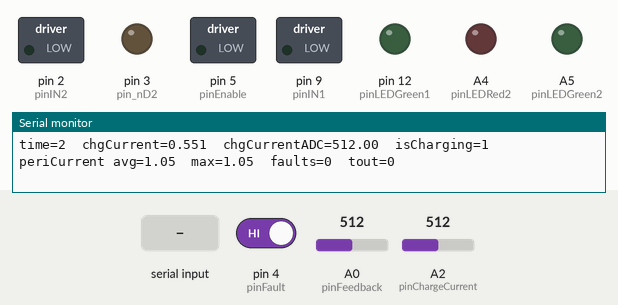
Simulated run of this sketch. Board: Arduino Nano, built with avr-gcc and run on an emulated ATmega328P. Parts: switched loads named in the sketch (green lamp = pin HIGH), output pins drawn as LEDs (lit = HIGH), the last lines printed to the serial monitor. Dashed ring = blinking. The inputs (shaded band) are chosen by the test bench; at power-on: pin 4 (pinFault) HIGH, A2 (pinChargeCurrent) = 512, A0 (pinFeedback) = 512. EEPROM starts erased.

Above: at 2.8 s.
2.9 s: pin 4 (pinFault) driven LOW
At 3.14 s:
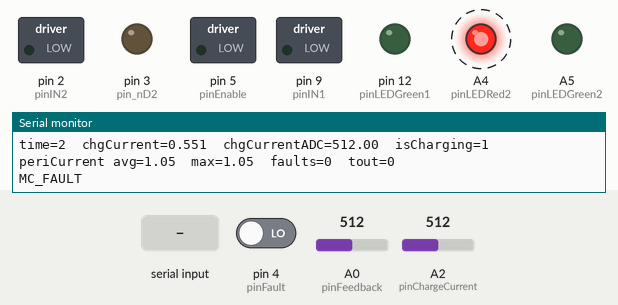
5.9 s: "1" received over Serial
8.9 s: pin 4 (pinFault) driven HIGH
At 11.2 s:
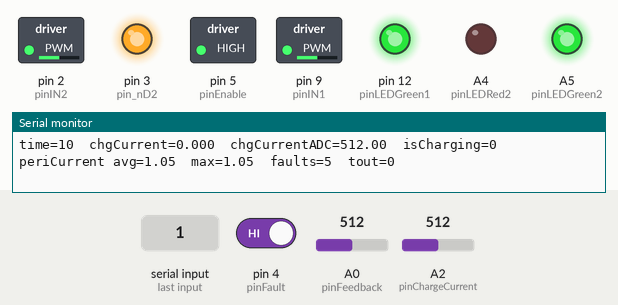
11.9 s: A2 (pinChargeCurrent) set to 489
At 12.9 s:
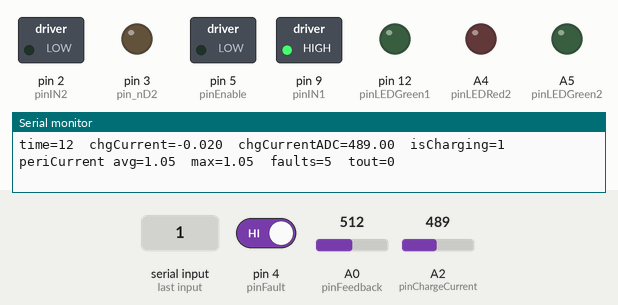
13.8 s: A2 (pinChargeCurrent) set to 511
At 14.33 s:
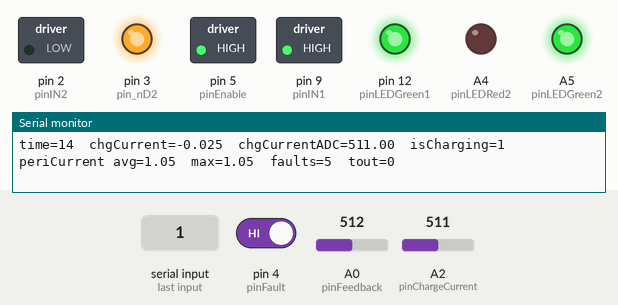
15.8 s: A0 (pinFeedback) set to 16
17.5 s: A0 (pinFeedback) set to 12
At 18.4 s:
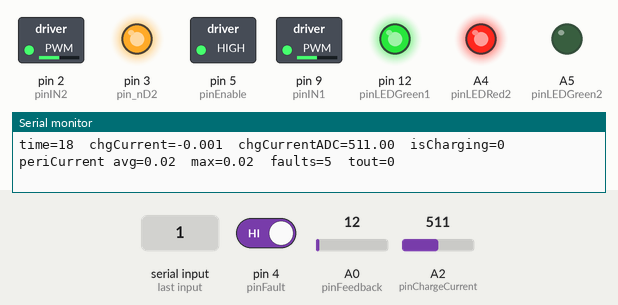
Timing chart, 0 to 20.3 s (numbered marks = the images above; inputs shaded):
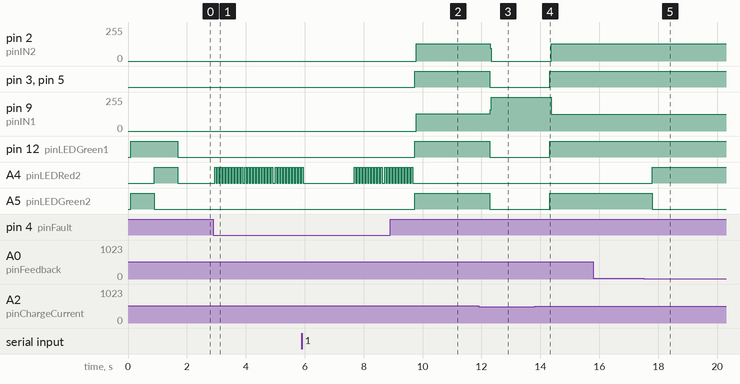

Measured:
- the behaviour switches between 505 and 504 on A2 (pinChargeCurrent) (found by bisection; images 2 and 3)
- the behaviour switches between 15 and 14 on A0 (pinFeedback) (found by bisection; images 4 and 5)
- after the input at 2.9 s, A4 (pinLEDRed2): alternates HIGH for 0.05 s and LOW for 0.05 s, starting at once
- after the input at 8.9 s, pin 2 (pinIN2), pin 9 (pinIN1): 0/255 → 128/255 after 0.88 s; pin 3 (pin_nD2), pin 5 (pinEnable), pin 12 (pinLEDGreen1), A5 (pinLEDGreen2): LOW → HIGH after 0.84 s; A4 (pinLEDRed2): goes on until 9.7 s, then stays LOW
- after the input at 11.9 s, pin 2 (pinIN2): 128/255 → 0/255 after 0.40 s; pin 3 (pin_nD2), pin 5 (pinEnable), pin 12 (pinLEDGreen1), A5 (pinLEDGreen2): HIGH → LOW after 0.39 s; pin 9 (pinIN1): 128/255 → 255/255 after 0.40 s
- after the input at 13.8 s, pin 2 (pinIN2): 0/255 → 128/255 after 0.56 s; pin 3 (pin_nD2), pin 5 (pinEnable), pin 12 (pinLEDGreen1), A5 (pinLEDGreen2): LOW → HIGH after 0.52 s; pin 9 (pinIN1): 255/255 → 127/255 after 0.56 s
- after the input at 17.5 s, A4 (pinLEDRed2): LOW → HIGH after 0.30 s; A5 (pinLEDGreen2): HIGH → LOW after 0.30 s

The sketch:

sender.ino
```cpp
// (licence header left out)
/*
  Perimeter sender v2   (for details see   http://wiki.ardumower.de/index.php?title=Perimeter_wire  )
  Requires: Perimeter sender PCB v1.0   ( https://www.marotronics.de/Perimeter-Sender-Prototyp )

*/

/*
 If the robot is out of station, the perimetersignal is activated.
 When the roboter enters the station, the sender detects this by the charging current of about 30mA (LED plus the current which runs through the voltage divider in the robot).
 The robot detects, that it is in the chargingstation by measuring 29.4V at the charging contacts.
 After entering the charging station the robot has to wait until the perimeter signal is down before starting with charging (closing the chatging relay),
 because the current could be too high for the charging device, while charging and sending the perimeter signal together.
 This 20 seconds wait time is used to settle the contacts and the robot have time to correct the position.

 For sigcode[] only use -1 and 1. If 0 is used, the motordriver will be disabled. To enable it again needs more time (ms instead of us)
 than to change pinIN1 and pinIN2 and the timing of the perimeter signal therefore is not correct.
*/


#include "TimerOne.h"
#include "EEPROM.h"
#include "RunningMedian.h"


// --- MC33926 motor driver ---
#define USE_DOUBLE_AMPLTIUDE    1         // 1: use +/- input voltage for amplitude (default),
// 0: use only +input/GND voltage for amplitude

#define pinIN1       9  // M1_IN1         PB1        (if using old L298N driver, connect this pin to L298N-IN1)
#define pinIN2       2  // M1_IN2         PD2        (if using old L298N driver, connect this pin to L298N-IN2)
#define pin_nD2      3  // M1_PWM / nD2              (if using old L298N driver, leave open)
#define pinEnable    5  // EN             PD5        (connect to motor driver enable)

// motor driver fault pin
#define pinFault     4  // M1_nSF
#define USE_PERI_FAULT        1     // use pinFault for driver fault detection? (set to '0' if not connected!)

// motor driver feedback pin (=perimeter open/close detection, used for status LED)
#define USE_PERI_CURRENT      1     // use pinFeedback for perimeter current measurements? (set to '0' if not connected!)
#define pinFeedback A0  // M1_FB
#define PERI_CURRENT_MIN    0.03     // minimum Ampere for perimeter-is-closed detection

// ---- sender automatic standby (via current sensor for charger) ----
// sender detects robot via a charging current through the charging pins
#define USE_CHG_CURRENT       1     // use charging current sensor for robot detection? (set to '0' if not connected!)
#define pinChargeCurrent     A2     // ACS712-05 current sensor OUT
#define CHG_CURRENT_MIN   0.008     // 0.008 mit MBR1045, 0.02 ohne MBR1045// minimum Ampere for charging detection
#define ROBOT_OUT_OF_STATION_TIMEOUT_MINS 360  // timeout for perimeter switch-off if robot not in station (minutes)

// ---- sender status LED ----
#define  pinLEDCharge 13  // ON: charging, BLINK: motordriver fault
#define  pinLEDGreen1 12  // ON: Interrupt is running
#define  pinLEDGreen2 A5  // ON: Perimeter current OK
#define  pinLEDRed2   A4  // ON: Perimeter current too low or perimeter broken, BLINK: motordriver fault


#define USE_DEVELOPER_TEST    0      // set to one for a perimeter test signal (developers-only)

// code version
#define VER "595kwrtz"

// --------------------------------------

volatile int step = 0;
volatile boolean enableSender = false;


double chargeCurrent = 0;
double periCurrentAvg = 0;
double periCurrentMax = 0;
int faults = 0;
boolean isCharging = false;
unsigned int chargeADCZero = 0;
RunningMedian<unsigned int, 16> periCurrentMeasurements;
RunningMedian<unsigned int, 96> chargeCurrentMeasurements;

int timeSeconds = 0;

unsigned long nextTimeCalculation = 0;
unsigned long nextTimeControl = 0;
unsigned long nextTimeInfo = 0;
unsigned long nextTimeToggleLED = 0;
unsigned long nextTimeSec = 0;
int robotOutOfStationTimeMins = 0;


// must be multiple of 2 !
// http://grauonline.de/alexwww/ardumower/filter/filter.html
// "pseudonoise4_pw" signal (sender)

#if USE_DEVELOPER_TEST
// a more motor driver friendly signal (sender)
const int8_t sigcode[] = {  1, 0, 0, 0, 0,
                      1, 0, 0, 0, 0,
                      -1, 0, 0, 0, 0,
                      1, 0, 0, 0, 0
                   };
#else
//int8_t sigcode[] = { 1,1,-1,-1,1,-1,1,-1,-1,1,-1,1,1,-1,-1,1,-1,-1,1,-1,-1,1,1,-1 }; // Ardumower
const int8_t sigcode[] = { -1, 1, 1, -1, 1, -1, -1, 1, 1, -1, -1, 1, 1, -1, -1, 1, 1, -1, -1, 1, -1, 1, 1, -1, -1, 1, 1, -1, -1, 1, 1, -1, 1, -1, -1, 1, -1, 1, 1, -1, -1, 1, 1, -1, 1, -1, -1, 1, 1, -1, -1, 1, -1, 1, 1, -1, 1, -1, -1, 1}; // 60 Zahlen
#endif


void timerCallback() {
  if (enableSender) {
    if (sigcode[step] == 1) {
      PORTB &= ~(1 << PB1);  //digitalWrite(pinIN1, LOW);
#if USE_DOUBLE_AMPLTIUDE
      PORTD |= (1 << PD2);   //digitalWrite(pinIN2, HIGH);
#endif
      PORTD |= (1 << PD5);   //digitalWrite(pinEnable, HIGH);
    } else if (sigcode[step] == -1) {
      PORTB  |= (1 << PB1);  //digitalWrite(pinIN1, HIGH);
      PORTD &= ~(1 << PD2);  //digitalWrite(pinIN2, LOW);
      PORTD |= (1 << PD5);   //digitalWrite(pinEnable, HIGH);
    } else {
      PORTD &= ~(1 << PD5);  //digitalWrite(pinEnable, LOW);
    }
    PORTB |= (1 << PB4);     //digitalWrite(pinLEDGreen1, HIGH); Informs user that interrupt sends signal.
    step ++;
    if (step == sizeof sigcode) {
      step = 0;
    }
  } else {
    digitalWrite(pinEnable, LOW);
    digitalWrite(pinLEDGreen1, LOW);
  }
}


void readEEPROM() {
  if (EEPROM.read(0) == 43) {
    // EEPROM data available
    chargeADCZero = (EEPROM.read(1) << 8) | EEPROM.read(2);
  } else {
    Serial.println(F("no EEPROM data found, using default calibration (INA169)"));
  }
  Serial.print(F("chargeADCZero="));
  Serial.println(chargeADCZero);
}


void calibrateChargeCurrentSensor() {
  Serial.println(F("calibrateChargeCurrentSensor (note: robot must be outside charging station!)"));
  RunningMedian<unsigned int, 32> measurements;
  for (unsigned int i = 0; i < measurements.getSize(); i++) {
    unsigned int m = analogRead(pinChargeCurrent);
    //Serial.println(m);
    measurements.add( m );
    delay(50);
  }
  float v;
  measurements.getAverage(v);
  chargeADCZero = v;
  EEPROM.write(0, 43);
  EEPROM.write(1, chargeADCZero >> 8);
  EEPROM.write(2, chargeADCZero & 255);
  Serial.println(F("calibration done"));
  readEEPROM();
}


void setup() {
  pinMode(pinIN1, OUTPUT);
  pinMode(pinIN2, OUTPUT);
  pinMode(pinEnable, OUTPUT);
  pinMode(pin_nD2, OUTPUT);
  pinMode(pinLEDGreen1, OUTPUT);
  pinMode(pinLEDGreen2, OUTPUT);
  pinMode(pinLEDRed2, OUTPUT);
  pinMode(pinFeedback, INPUT);
  pinMode(pinFault, INPUT);
  pinMode(pinChargeCurrent, INPUT);

  // configure ADC reference
  // analogReference(DEFAULT); // ADC 5.0v ref
  analogReference(INTERNAL); // ADC 1.1v ref

  // sample rate 9615 Hz (19230,76923076923 / 2 => 9615.38) = 104us
  int T = 1000.0 * 1000.0 / 9615.38;
  Serial.begin(19200);

  Serial.println(F("START"));
  Serial.print(F("Ardumower Sender "));
  Serial.println(VER);
#if USE_DEVELOPER_TEST
  Serial.println(F("Warning: USE_DEVELOPER_TEST activated"));
#endif
  Serial.print(F("USE_PERI_FAULT="));
  Serial.println(USE_PERI_FAULT);
  Serial.print(F("USE_PERI_CURRENT="));
  Serial.println(USE_PERI_CURRENT);
  Serial.print(F("USE_CHG_CURRENT ="));
  Serial.println(USE_CHG_CURRENT );
  Serial.println(F("press..."));
  Serial.println(F("  1  for current sensor calibration"));
  Serial.println();

  readEEPROM();
  Serial.print(F("T="));
  Serial.println(T);
  Serial.print(F("f="));
  Serial.println(1000.0 * 1000.0 / T);
  Timer1.initialize(T);         // initialize timer1, and set period

  digitalWrite(pin_nD2, LOW); // In case of fault, D1, /D2 or Enable must be toggled to clear the statusflag

  // Check LEDs
  digitalWrite(pinLEDGreen1, HIGH);
  digitalWrite(pinLEDGreen2, HIGH);
  digitalWrite(pinLEDCharge, HIGH);
  digitalWrite(pinLEDRed2, LOW);
  delay(800);
  digitalWrite(pinLEDGreen2, LOW);
  digitalWrite(pinLEDRed2, HIGH);
  delay(800);

  Timer1.attachInterrupt(timerCallback);
}


void checkKey() {
  if (Serial.available() > 0) {
    char ch = (char)Serial.read();
    Serial.print(F("received key="));
    Serial.println(ch);
    while (Serial.available()) Serial.read();
    switch (ch) {
      case '1':
        calibrateChargeCurrentSensor();
        break;
    }
  }
}


void setLedFault() {
  digitalWrite(pinLEDGreen1, LOW);
  digitalWrite(pinLEDGreen2, LOW);

  for (int i = 0; i < 10; i++) {
    digitalWrite(pinLEDCharge, HIGH);
    digitalWrite(pinLEDRed2, HIGH);
    delay(50);
    digitalWrite(pinLEDCharge, LOW);
    digitalWrite(pinLEDRed2, LOW);
    delay(50);
  }
  digitalWrite(pinLEDCharge, LOW);
  digitalWrite(pinLEDRed2, LOW);

}


/*
void setLedChargingPerOn() {
  // charging and perimeter on
  digitalWrite(pinLEDCharge, HIGH);
  if (periCurrentAvg >= PERI_CURRENT_MIN) {
    digitalWrite(pinLEDRed2, LOW);
    digitalWrite(pinLEDGreen2, HIGH);
  } else {
    digitalWrite(pinLEDRed2, HIGH);
    digitalWrite(pinLEDGreen2, LOW);
  }
}
*/


void setLedChargingPerOff() {
  // charging and perimeter off
  digitalWrite(pinLEDCharge, HIGH);
  digitalWrite(pinLEDGreen2, LOW); //perimeter turned off
  digitalWrite(pinLEDRed2, LOW);   //perimeter turned off
}


void setLedPerOn() {
  // not charging and perimeter on
  digitalWrite(pinLEDCharge, LOW);
  // not charging => indicate perimeter wire state (Red=broken wire or not enough current, green = Current OK)
  if (periCurrentAvg >= PERI_CURRENT_MIN) {
    digitalWrite(pinLEDRed2, LOW);
    digitalWrite(pinLEDGreen2, HIGH);
  } else {
    digitalWrite(pinLEDRed2, HIGH);
    digitalWrite(pinLEDGreen2, LOW);
  }
}


void loop() {

  // Increase minute counter every minute: robotOutOfStationTimeMins
  if (millis() >= nextTimeSec) {
    nextTimeSec = millis() + 1000;
    timeSeconds++;
    if (timeSeconds >= 60) {
      if (robotOutOfStationTimeMins < 1440) robotOutOfStationTimeMins++;
      timeSeconds = 0;
    }
  }

  // Read perimeter current
  if (USE_PERI_CURRENT) {
    delay(2);
    periCurrentMeasurements.add( analogRead(pinFeedback) );
  }

  // Read charging current
  if (USE_CHG_CURRENT) {
    delay(2);
    chargeCurrentMeasurements.add( analogRead( pinChargeCurrent) );
  }

  // Check key input, calculate charge current and perimeter current
  if (millis() >= nextTimeCalculation) {
    nextTimeCalculation = millis() + 500;

    checkKey();

    // Set LED off in order to check that Interrupt is running. Interrupt set LED to on
    digitalWrite(pinLEDGreen1, LOW);

    float v = 0;
    // determine charging current (Ampere)
    if (USE_CHG_CURRENT) {
      chargeCurrentMeasurements.getAverage(v);
      chargeCurrent = ((double)(((int)v)  - ((int)chargeADCZero))) / 1023.0 * 1.1;
      isCharging = (abs(chargeCurrent) >= CHG_CURRENT_MIN);
      if (isCharging) robotOutOfStationTimeMins = 0; // reset timeout
    }

    if (USE_PERI_CURRENT) {
      v = 0;
      // determine perimeter current (Ampere)
      periCurrentMeasurements.getAverage(v);
      periCurrentAvg = ((double)v) / 1023.0 * 1.1 / 0.525;   // 525 mV per amp
      unsigned int h;
      periCurrentMeasurements.getHighest(h);
      periCurrentMax = ((double)h) / 1023.0 * 1.1 / 0.525;   // 525 mV per amp
    }

  }

  // Determine if in station, charging or motordriver fault and activate/deactivate perimetersignal in interrupt
  if (millis() >= nextTimeControl) {
    nextTimeControl = millis() + 100;

    // Perimeter motor driver fault
    if ( USE_PERI_FAULT  && (digitalRead(pinFault) == LOW) ) {
      // Motordriver fault
      enableSender = false;
      digitalWrite(pin_nD2, LOW); // In case of fault, D1, /D2 or Enable must be toggled to clear the statusflag
      faults++;
      Serial.println(F("MC_FAULT"));
      setLedFault();
    }
    // Is charging
    else if  ( (isCharging) || (robotOutOfStationTimeMins >= ROBOT_OUT_OF_STATION_TIMEOUT_MINS) ) {
        // switch off perimeter
        enableSender = false;
        digitalWrite(pin_nD2, LOW);
        setLedChargingPerOff();
    }
    // Perimeter on
    else {
      // switch on perimeter
      enableSender = true;
      digitalWrite(pin_nD2, HIGH);
      setLedPerOn();
    }
  }


  // info output on console
  if (millis() >= nextTimeInfo) {
    nextTimeInfo = millis() + 500;
    Serial.print(F("time="));
    Serial.print(millis() / 1000);
    Serial.print(F("\tchgCurrent="));
    Serial.print(chargeCurrent, 3);
    Serial.print(F("\tchgCurrentADC="));
    float v = 0;
    chargeCurrentMeasurements.getAverage(v);
    Serial.print( v );
    Serial.print(F("\tisCharging="));
    Serial.print(isCharging);
    Serial.print(F("\tperiCurrent avg="));
    Serial.print(periCurrentAvg);
    Serial.print(F("\tmax="));
    Serial.print(periCurrentMax);
    Serial.print(F("\tfaults="));
    Serial.print(faults);
    Serial.print(F("\ttout="));
    Serial.print(robotOutOfStationTimeMins);
    Serial.println();
  }

}
```

RunningMedian.h
```cpp
// running median filter
//
// usage:
//   RunningMedian<unsigned int,32> myMedian;
//   if (myMedian.getStatus() == myMedian.OK)  myMedian.getMedian(_median);


#ifndef RunningMedian_h
#define RunningMedian_h
//
//    FILE: RunningMedian.h
//  AUTHOR: Rob dot Tillaart at gmail dot com
// PURPOSE: RunningMedian library for Arduino
// VERSION: 0.2.00 - template edition
//     URL: http://arduino.cc/playground/Main/RunningMedian
// HISTORY: 0.2.00 first template version by Ronny
//          0.2.01 added getAverage(uint8_t nMedians, float val)
//
// Released to the public domain
//

#include <inttypes.h>

template <typename T, int N> class RunningMedian {

public:

    enum STATUS {OK = 0, NOK = 1};

    RunningMedian() {
        _size = N;
        clear();
    };

    void clear() {
        _cnt = 0;
        _idx = 0;
    };

    void add(T value) {
        _ar[_idx++] = value;
        if (_idx >= _size) _idx = 0; // wrap around
        if (_cnt < _size) _cnt++;
    };

    STATUS getMedian(T& value) {
        if (_cnt > 0) {
            sort();
            value = _as[_cnt/2];
            return OK;
        }
        return NOK;
    };

    STATUS getAverage(float &value) {
        if (_cnt > 0) {
            float sum = 0;
            for (uint8_t i=0; i< _cnt; i++) sum += _ar[i];
            value = sum / _cnt;
            return OK;
        }
        return NOK;
    };

    STATUS getAverage(uint8_t nMedians, float &value) {
        if ((_cnt > 0) && (nMedians > 0))
        {
            if (_cnt < nMedians) nMedians = _cnt;     // when filling the array for first time
            uint8_t start = ((_cnt - nMedians)/2);
            uint8_t stop = start + nMedians;
            sort();
            float sum = 0;
            for (uint8_t i = start; i < stop; i++) sum += _as[i];
            value = sum / nMedians;
            return OK;
        }
        return NOK;
    }

    STATUS getHighest(T& value) {
        if (_cnt > 0) {
            sort();
            value = _as[_cnt-1];
            return OK;
        }
        return NOK;
    };

    STATUS getLowest(T& value) {
        if (_cnt > 0) {
            sort();
            value =  _as[0];
            return OK;
        }
        return NOK;
    };

    unsigned getSize() {
        return _size;
    };

    unsigned getCount() {
        return _cnt;
    }

    STATUS getStatus() {
        return (_cnt > 0 ? OK : NOK);
    };

private:
    uint8_t _size;
    uint8_t _cnt;
    uint8_t _idx;
    T _ar[N];
    T _as[N];
    void sort() {
        // copy
        for (uint8_t i=0; i< _cnt; i++) _as[i] = _ar[i];

        // sort all
        for (uint8_t i=0; i< _cnt-1; i++) {
            uint8_t m = i;
            for (uint8_t j=i+1; j< _cnt; j++) {
                if (_as[j] < _as[m]) m = j;
            }
            if (m != i) {
                T t = _as[m];
                _as[m] = _as[i];
                _as[i] = t;
            }
        }
    };
};

#endif
```
